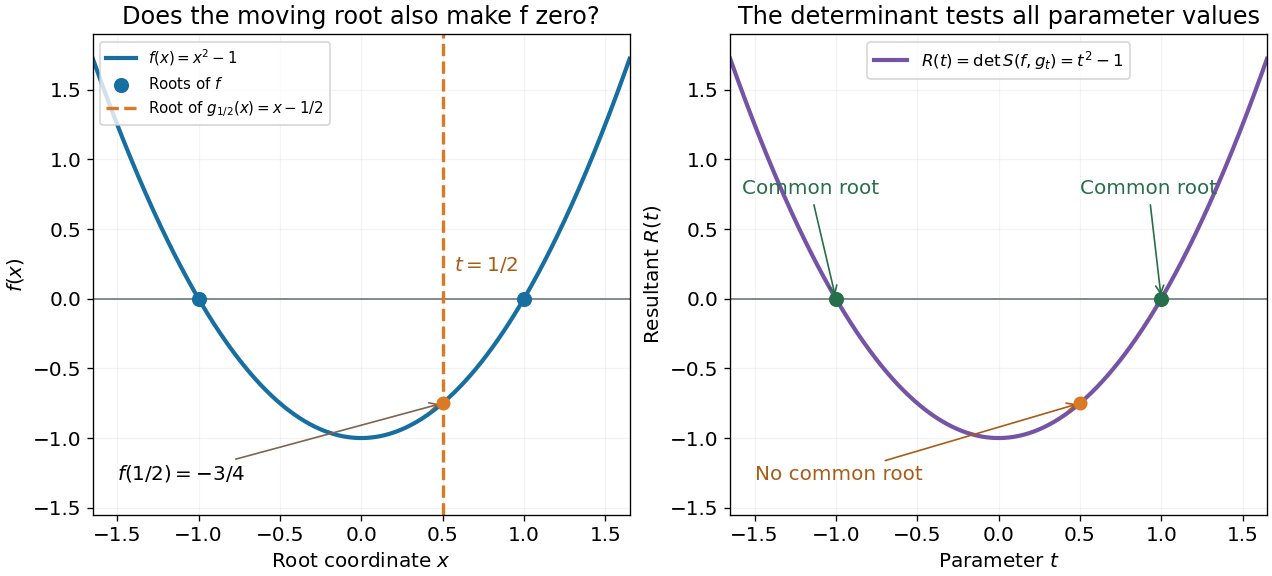

Python code for this plot:
"""Original real common-root example; write PNG to the current directory."""
from pathlib import Path
import matplotlib
matplotlib.use('Agg')
import matplotlib.pyplot as plt
import numpy as np


def main():
    plt.rcParams.update({'font.size':12,'figure.facecolor':'white','axes.facecolor':'white'})
    fig,(ax,bx)=plt.subplots(1,2,figsize=(10.6,4.8),layout='constrained')
    x=np.linspace(-1.65,1.65,500)
    ax.plot(x,x*x-1,color='#176ea0',lw=2.5,label=r'$f(x)=x^2-1$')
    ax.axhline(0,color='#6c7880',lw=1)
    ax.scatter([-1,1],[0,0],s=65,color='#176ea0',zorder=4,label=r'Roots of $f$')
    ax.axvline(.5,color='#da7a25',ls='--',lw=2,label=r'Root of $g_{1/2}(x)=x-1/2$')
    ax.scatter([.5],[-.75],color='#da7a25',s=55,zorder=5)
    ax.annotate(r'$f(1/2)=-3/4$',(.5,-.75),xytext=(-1.5,-1.3),
                arrowprops={'arrowstyle':'->','color':'#7f6550'},fontsize=12)
    ax.text(.57,.20,r'$t=1/2$',color='#a95c16')
    ax.set(xlim=(-1.65,1.65),ylim=(-1.55,1.9),xlabel=r'Root coordinate $x$',ylabel=r'$f(x)$',
           title='Does the moving root also make f zero?')
    ax.legend(loc='upper left',fontsize=9);ax.grid(alpha=.15)
    bx.plot(x,x*x-1,color='#7654a5',lw=2.5,label=r'$R(t)=\det S(f,g_t)=t^2-1$')
    bx.axhline(0,color='#6c7880',lw=1)
    bx.scatter([-1,1],[0,0],s=65,color='#276e4a',zorder=4)
    bx.annotate('Common root',(-1,0),xytext=(-1.58,.75),
                arrowprops={'arrowstyle':'->','color':'#276e4a'},color='#276e4a')
    bx.annotate('Common root',(1,0),xytext=(.5,.75),
                arrowprops={'arrowstyle':'->','color':'#276e4a'},color='#276e4a')
    bx.scatter([.5],[-.75],color='#da7a25',s=55,zorder=5)
    bx.annotate('No common root',(.5,-.75),xytext=(-1.50,-1.3),
                arrowprops={'arrowstyle':'->','color':'#a95c16'},color='#a95c16')
    bx.set(xlim=(-1.65,1.65),ylim=(-1.55,1.9),xlabel=r'Parameter $t$',ylabel=r'Resultant $R(t)$',
           title='The determinant tests all parameter values')
    bx.legend(loc='upper center',fontsize=10);bx.grid(alpha=.15)
    fig.savefig(Path(__file__).with_suffix('.png').name,dpi=120,facecolor='white')
    plt.close(fig)


if __name__=='__main__':main()
